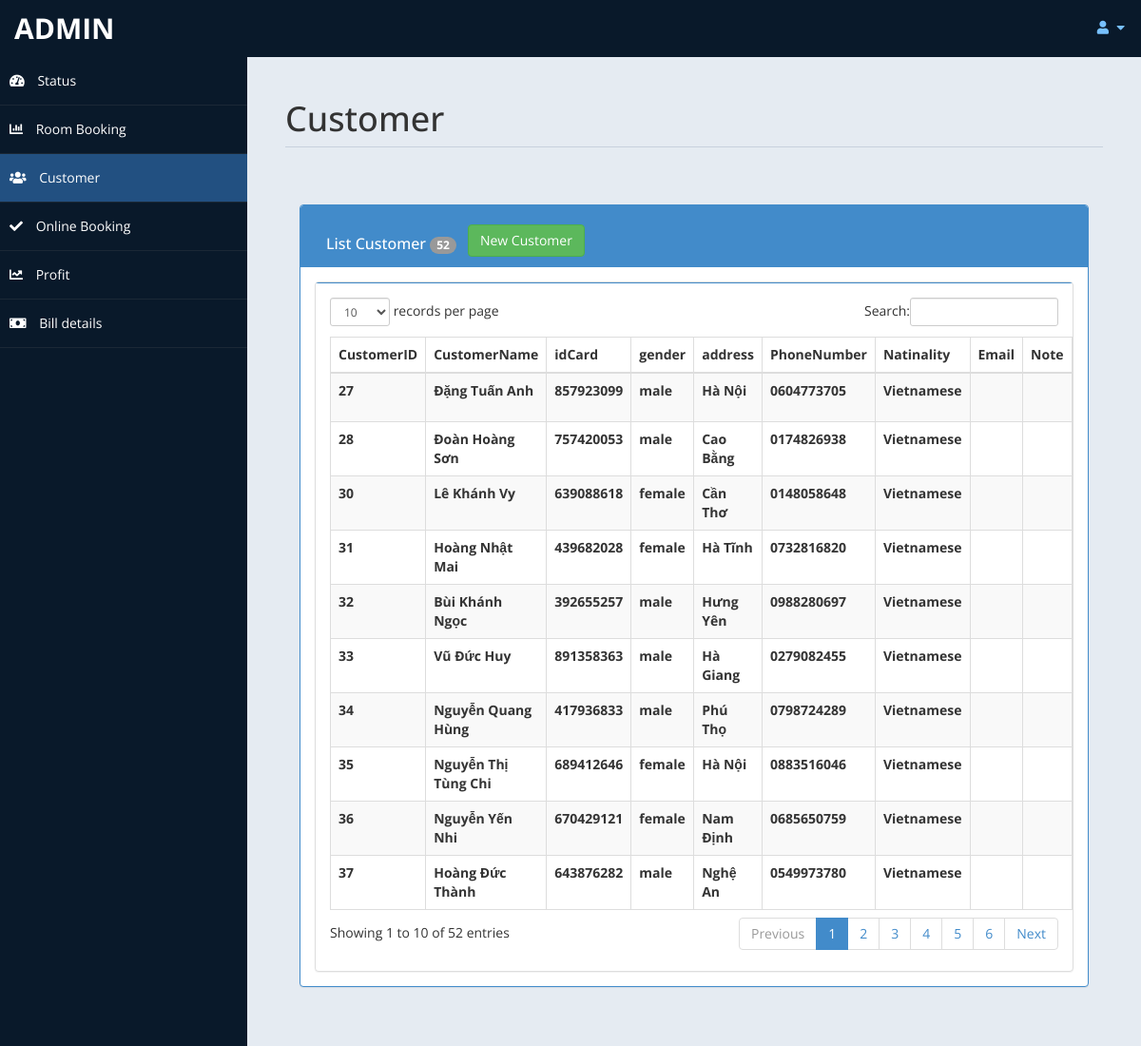
/HotelManagement/customer.php (signed in), run on the app's committed database.
### tables this page shows
CREATE TABLE `customer` (
  `customerID` int(11) NOT NULL AUTO_INCREMENT,
  `customerName` text NOT NULL,
  `idCard` varchar(20) NOT NULL,
  `gender` text NOT NULL,
  `address` text NOT NULL,
  `phoneNumber` varchar(15) NOT NULL,
  `nationality` text NOT NULL,
  `email` text DEFAULT NULL,
  `note` text DEFAULT NULL,
  PRIMARY KEY (`customerID`)
);

### HotelManagement/customer.php (the view, shortened to what this page needs)
<!DOCTYPE html>
<html xmlns="http://www.w3.org/1999/xhtml">
<head>
    <link href="assets/css/bootstrap.css" rel="stylesheet" />
    <link href="assets/css/font-awesome.css" rel="stylesheet" />
    <link rel="stylesheet" href="https://cdnjs.cloudflare.com/ajax/libs/font-awesome/5.15.3/css/all.min.css"
 />
    <link href="assets/js/morris/morris-0.4.3.min.css" rel="stylesheet" />
    <link href="assets/css/custom-styles.css" rel="stylesheet" />
    <link href="assets/js/dataTables/dataTables.bootstrap.css" rel="stylesheet" />
</head>
<body onload="loadData()">
    <div id="wrapper">
        <nav class="navbar navbar-default top-navbar" role="navigation">
            <div class="navbar-header">
                <a class="navbar-brand" href="home.php"> <?php echo $_SESSION["user"]; ?> </a>
            </div>
            <ul class="nav navbar-top-links navbar-right">
                <li class="dropdown">
                    <a class="dropdown-toggle" data-toggle="dropdown" href="#" aria-expanded="false">
                        <i class="fa fa-user fa-fw"></i> <i class="fa fa-caret-down"></i>
                    </a>
                </li>
            </ul>
        </nav>
        <nav class="navbar-default navbar-side" role="navigation">
            <div class="sidebar-collapse">
                <ul class="nav" id="main-menu">
                    <li>
                        <a href="home.php"><i class="fas fa-tachometer-alt"></i> Status</a>
                    </li>
                    <li>
                        <a href="roombooking.php"><i class="fa fa-bar-chart-o"></i> Room Booking</a>
                    </li>
                    <li>
                        <a class="active-menu" href="customer.php"><i class="fas fa-users"></i> Customer</a>
                    </li>
                    <li>
                        <a href="checkonlinebooking.php"><i class="fas fa-check"></i> Online Booking</a>
                    </li>
                    <li>
                        <a href="profit.php"><i class="fas fa-chart-line"></i> Profit</a>
                    </li>
                    <li>
                        <a href="billdetail.php"><i class="fas fa-money-bill"></i> Bill details</a>
                    </li>
                </ul>
            </div>
        </nav>
        <div id="page-wrapper">
            <div id="page-inner">
                <div class="row">
                    <div class="col-md-12">
                        <h1 class="page-header">
                            Customer
                        </h1>
                    </div>
                </div>
                <?php
						include ('db.php');
						$sql = "select * from customer";
						$result = mysqli_query($conn,$sql);
						$c =0;
						while($row=mysqli_fetch_array($result) )
						{
								$c+=1;
						}
				?>
                <div class="row">
                    <div class="col-md-12">
                        <div class="panel-body">
                            <div class="panel-group" id="accordion">
                                <div class="panel panel-primary">
                                    <div class="panel-heading">
                                        <h4 class="panel-title">
                                            <div style="float:left; margin:12px">
                                                List Customer <span class="badge"><?php echo $c ; ?></span>
                                            </div>
                                            <button class="btn btn-success" type="button" data-toggle="modal"
                                                data-target="#myModal1">New Customer</button>
                                        </h4>
                                    </div>
                                    <div id="collapseTwo" class="panel-collapse in" style="height: auto;">
                                        <div class="panel-body">
                                            <div class="panel panel-default">
                                                <div class="panel-body">
                                                    <div class="table-responsive">
                                                        <table class="table table-striped table-bordered table-hover"
                                                            id="dataTables">
                                                            <thead>
                                                                <tr>
                                                                    <th>CustomerID</th>
                                                                    <th>CustomerName</th>
                                                                    <th>idCard</th>
                                                                    <th>gender</th>
                                                                    <th>address</th>
                                                                    <th>PhoneNumber</th>
                                                                    <th>Natinality</th>
                                                                    <th>Email</th>
                                                                    <th>Note</th>
                                                                </tr>
                                                            </thead>
                                                            <tbody>
                                                                <?php
                                                                    $tsql = "select * from customer";
                                                                    $tresult = mysqli_query($conn,$tsql);
                                                                    while($trow=mysqli_fetch_array($tresult) )
                                                                    {
                                                                        $customerID = $trow['customerID'];
                                                                        $customerName = $trow['customerName'];
                                                                        $idCard = $trow['idCard'];
                                                                        $gender = $trow['gender'];
                                                                        $address = $trow['address'];
                                                                        $phoneNumber = $trow['phoneNumber'];
                                                                        $nationality = $trow['nationality'];
                                                                        $email = $trow['email'];
                                                                        $note = $trow['note'];
                                                                        echo"<tr>
                                                                            <th>".$customerID."</th>
                                                                            <th>".$customerName."</th>
                                                                            <th>".$idCard."</th>
                                                                            <th>".$gender."</th>
                                                                            <th>".$address."</th>
                                                                            <th>".$phoneNumber."</th>
                                                                            <th>".$nationality."</th>
                                                                            <th>".$email."</th>
                                                                            <th>".$note."</th>
                                                                            <td><a href='customerupdate.php?id=$customerID'><button class='btn btn-primary btn' data-toggle='modal' data-target='#myModal2'><i class='fas fa-edit'></i> Update</button></a></td>
                                                                            <td><a href='customerdel.php?eid=$customerID'><button class='btn btn-danger'> <i class='far fa-trash-alt'></i> Delete</button></a></td>
                                                                            </tr>";
                                                                    }
                                                                ?>
                                                            </tbody>
                                                        </table>
                                                    </div>
                                                </div>
                                            </div>
                                        </div>
                                    </div>
                                </div>
                            </div>
                        </div>
                    </div>
                </div>
            </div>
        </div>
    </div>
</body>
</html>

### HotelManagement/assets/css/custom-styles.css (style rules this page uses)
body { font-family: 'Open Sans', sans-serif; }
#wrapper { width: 100%; background: #09192A; }
#page-wrapper { padding: 15px 15px; min-height: 600px; background: #E5EBF2; }
#page-inner { width: 100%; margin: 10px 20px 10px 0px; background-color: transparent; padding: 10px; min-height: 1200px; }
h1, .h1, h2, .h2, h3, .h3 { margin-top: 7px; margin-bottom: -5px; }
h4 { padding-top: 10px; }
.page-header { padding-bottom: 9px; margin: 10px 0 45px; border-bottom: 1px solid #C7D1DD; }
.top-navbar { margin: 0px; }
.top-navbar .navbar-brand { color: #fff; width: 260px; text-align: left; height: 60px; font-size: 30px; font-weight: 700; text-transform: uppercase; line-height: 30px; }
.top-navbar .nav>li { position: relative; display: inline-block; }
.top-navbar .nav>li>a { position: relative; display: block; padding: 19px 15px; color: #77C0FD; }
.active-menu { background-color: #225081!important; }
.sidebar-collapse, .sidebar-collapse .nav { background: none; }
.sidebar-collapse .nav { padding: 0; }
.sidebar-collapse .nav>li>a { color: #fff; background: transparent; text-shadow: none; }
.sidebar-collapse>.nav>li>a { padding: 15px 10px; }
.sidebar-collapse>.nav>li { border-bottom: 1px solid rgba(107, 108, 109, 0.19); }
.navbar-side { border: none; background-color: transparent; }
.top-navbar { background: #09192A; border-bottom: none; }
.top-navbar .nav>li>a>i { margin-right: 2px; }
.navbar-default { border: 0px solid black; }
.navbar-header { background: #09192A; }
.nav>li>a>i { margin-right: 10px; }
@media (min-width:768px) { #page-wrapper { margin: 0 0 0 260px; padding: 15px 30px; min-height: 1200px; } }
@media (min-width:768px) { .navbar-side { z-index: 1; position: absolute; width: 260px; } }
@media (min-width:768px) { .navbar { border-radius: 0px; } }

### data on the page
customer: customerID "27", customerName "Đặng Tuấn Anh", idCard "857923099", gender "male", address "Hà Nội", phoneNumber "0604773705", nationality "Vietnamese"
customer: customerID "28", customerName "Đoàn Hoàng Sơn", idCard "757420053", gender "male", address "Cao Bằng", phoneNumber "0174826938", nationality "Vietnamese"
customer: customerID "30", customerName "Lê Khánh Vy", idCard "639088618", gender "female", address "Cần Thơ", phoneNumber "0148058648", nationality "Vietnamese"
customer: customerID "31", customerName "Hoàng Nhật Mai", idCard "439682028", gender "female", address "Hà Tĩnh", phoneNumber "0732816820", nationality "Vietnamese"
customer: customerID "32", customerName "Bùi Khánh Ngọc", idCard "392655257", gender "male", address "Hưng Yên", phoneNumber "0988280697", nationality "Vietnamese"
customer: customerID "33", customerName "Vũ Đức Huy", idCard "891358363", gender "male", address "Hà Giang", phoneNumber "0279082455", nationality "Vietnamese"
customer: customerID "34", customerName "Nguyễn Quang Hùng", idCard "417936833", gender "male", address "Phú Thọ", phoneNumber "0798724289", nationality "Vietnamese"
customer: customerID "35", customerName "Nguyễn Thị Tùng Chi", idCard "689412646", gender "female", address "Hà Nội", phoneNumber "0883516046", nationality "Vietnamese"
customer: customerID "36", customerName "Nguyễn Yến Nhi", idCard "670429121", gender "female", address "Nam Định", phoneNumber "0685650759", nationality "Vietnamese"
customer: customerID "37", customerName "Hoàng Đức Thành", idCard "643876282", gender "male", address "Nghệ An", phoneNumber "0549973780", nationality "Vietnamese"

### other printed values
$_SESSION["user"] "ADMIN"
$c "52"
